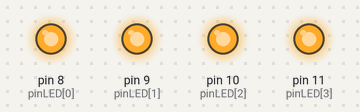
This sketch was run on a simulated Arduino Uno, built with avr-gcc and run on an emulated ATmega328P. Shown: output pins drawn as LEDs (lit = HIGH).

Above: at 0.5 s.
At 3.5 s:
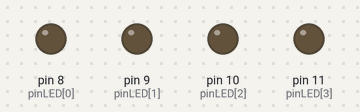
Timing chart, 0 to 4.6 s (numbered marks = the images above):
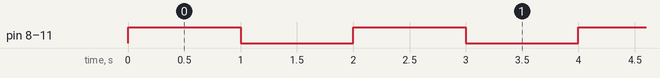

Measured:
- by itself, pin 8 (pinLED[0]), pin 9 (pinLED[1]), pin 10 (pinLED[2]), pin 11 (pinLED[3]): alternates HIGH for 1.0 s and LOW for 1.0 s

The sketch:

Sketch_8.ino
```cpp
int pinLED[4] = {8,9,10,11};
int k;

void setup() {
  // put your setup code here, to run once:
  for(k=0; k<4; k++){
    pinMode(pinLED[k], OUTPUT);
  }
}

void loop() {
  // put your main code here, to run repeatedly:
  for(k=0;k<4;k++){
    digitalWrite(pinLED[k], HIGH);
  }
    delay(1000);
  for(k=0;k<4;k++){
    digitalWrite(pinLED[k], LOW);
    }
    delay(1000);
}
```
